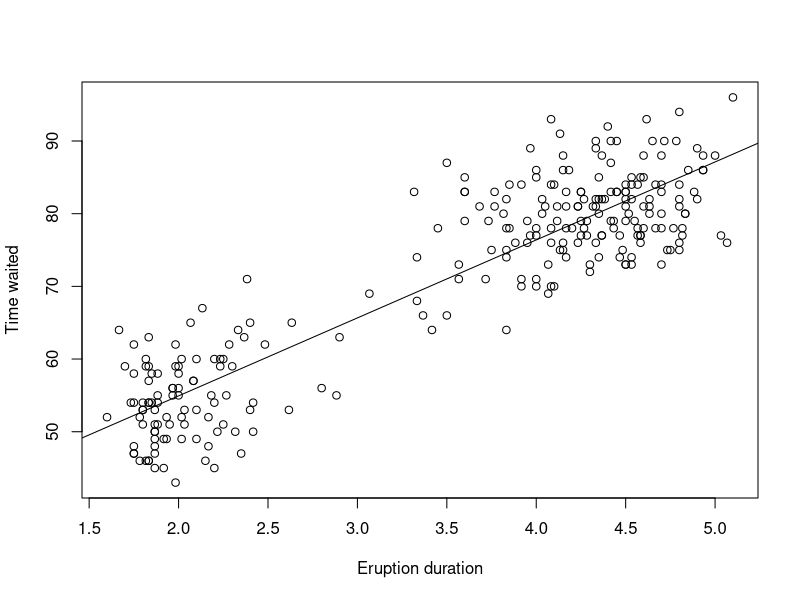

Here is the R script that generated this plot:
duration = faithful$eruptions 
waiting = faithful$waiting 
plot(duration, waiting,xlab="Eruption duration",ylab="Time waited") 
abline(lm(waiting ~ duration))
